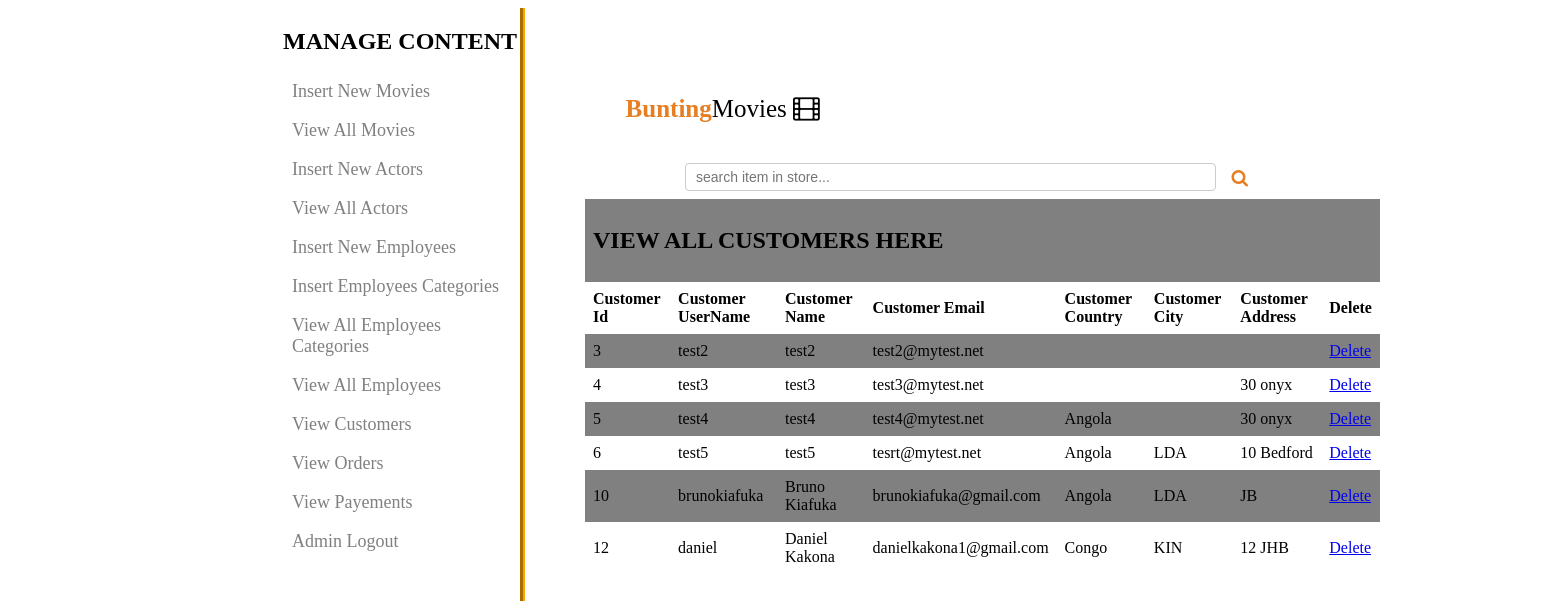
The page /admin/admin.php?view_customers (signed in) on the database its author committed.
### tables this page shows
CREATE TABLE IF NOT EXISTS `customer` (
  `cust_id` int(11) NOT NULL AUTO_INCREMENT,
  `cust_username` varchar(50) NOT NULL,
  `cust_password` varchar(9000) NOT NULL,
  `cust_name` varchar(75) NOT NULL,
  `cust_email` varchar(50) NOT NULL,
  `cust_country` varchar(75) NOT NULL,
  `cust_city` varchar(75) NOT NULL,
  `cust_address` varchar(50) NOT NULL,
  `newsletter` varchar(25) NOT NULL,
  `conf_code` varchar(1000) NOT NULL,
  PRIMARY KEY (`cust_id`)
);

### admin/view_customers.php (the view, shortened to what this page needs)
<?php
if(!isset($_SESSION['username']))
{
echo "<script>window.open('index.php?not_admin=You are not an Admin','_self')</script>";
}
else
{
?>
<div class="menubar">
    <div class="search-container" style="margin-left:200px;">
                <form method="get" action="admin.php" >
                        <input type="text" name="search6" placeholder="search item in store..."></input>
                        <button type="submit" name="btnSearch6" class="search-button"><i class="fa fa-search fa-lg" aria-hidden="true"></i></button>
                    </form>
    </div>
    </div>
<table width="795" align="center" bgcolor="gray" style="margin-left:100px;">
	<tr align="center">
		<td colspan="6"><h2>VIEW ALL CUSTOMERS HERE</h2></td>
	</tr>
    <tr align="center" >
    	<th>Customer Id</th>
    	<th>Customer UserName</th>
    	<th>Customer Name</th>
    	<th>Customer Email</th>
    	<th>Customer Country</th>
    	<th>Customer City</th>
    	<th>Customer Address</th>
    	<th>Delete</th>
    </tr>
    <?php
     include ("php/server.php");
     $q1=" select * from customer ";
     $stmt = $conn->prepare($q1);
     $stmt->execute();
    while( $result = $stmt->fetch(PDO::FETCH_OBJ))
	{
	 $cust_id = $result->cust_id;
	 $cust_userName = $result->cust_username;
   $cust_name = $result->cust_name;
   $cust_email= $result->cust_email;
   $cust_country = $result->cust_country;
   $cust_city = $result->cust_city;
   $cust_address = $result->cust_address;
    ?>
    <tr align="center">
    	<td><?php echo $cust_id;?></td>
    	<td><?php echo $cust_userName;?></td>
    	<td><?php echo $cust_name;?></td>
    	<td><?php echo $cust_email;?></td>
    	<td><?php echo $cust_country;?></td>
    	<td><?php echo $cust_city;?></td>
    	<td><?php echo $cust_address;?></td>
    	<td><a href="delete_customer.php?delete_c=<?php echo $cust_id;?>">Delete</a></td>
    <?php } ?>
    </tr>
</table>
<?php }?>

### admin/style/styles.css (style rules this page uses)
.search-container { width: 80%; }
.search-container input[type=text] { width: 80%; padding: 5px 10px; margin: 8px 0; display: inline-block; border: 1px solid #ccc; font-size: 14px; border-radius: 4px; }
.search-button { width: 40px; height: 40px; color: #e67e22; cursor: pointer; border: none; background-color: #fff; }
table { border-collapse: collapse; }
th, td { text-align: left; padding: 8px; }
tr:nth-child(odd) { background-color: gray; }
tr:nth-child(even) { background-color: white; }

### rows shown on the page
customer: cust_id "3", cust_username "test2", cust_name "test2", cust_email "test2@mytest.net"
customer: cust_id "4", cust_username "test3", cust_name "test3", cust_email "test3@mytest.net", cust_address "30 onyx"
customer: cust_id "5", cust_username "test4", cust_name "test4", cust_email "test4@mytest.net", cust_country "Angola", cust_address "30 onyx"
customer: cust_id "6", cust_username "test5", cust_name "test5", cust_email "tesrt@mytest.net", cust_country "Angola", cust_city "LDA", cust_address "10 Bedford"
customer: cust_id "10", cust_username "brunokiafuka", cust_name "Bruno Kiafuka", cust_email "brunokiafuka@gmail.com", cust_country "Angola", cust_city "LDA", cust_address "JB"
customer: cust_id "12", cust_username "daniel", cust_name "Daniel Kakona", cust_email "danielkakona1@gmail.com", cust_country "Congo", cust_city "KIN", cust_address "12 JHB"
